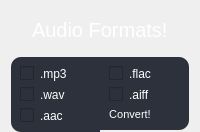
            <widget class="QWidget" name="audPage">
             <layout class="QHBoxLayout" name="horizontalLayout_14">
              <property name="spacing">
               <number>0</number>
              </property>
              <property name="topMargin">
               <number>9</number>
              </property>
              <property name="bottomMargin">
               <number>0</number>
              </property>
              <item>
               <widget class="QWidget" name="widget_16" native="true">
                <layout class="QVBoxLayout" name="verticalLayout_14">
                 <property name="spacing">
                  <number>0</number>
                 </property>
                 <property name="leftMargin">
                  <number>0</number>
                 </property>
                 <property name="topMargin">
                  <number>0</number>
                 </property>
                 <property name="rightMargin">
                  <number>0</number>
                 </property>
                 <property name="bottomMargin">
                  <number>0</number>
                 </property>
                 <item>
                  <widget class="QWidget" name="widget_20" native="true">
                   <layout class="QHBoxLayout" name="horizontalLayout_16">
                    <property name="spacing">
                     <number>0</number>
                    </property>
                    <property name="leftMargin">
                     <number>9</number>
                    </property>
                    <property name="topMargin">
                     <number>9</number>
                    </property>
                    <property name="rightMargin">
                     <number>9</number>
                    </property>
                    <property name="bottomMargin">
                     <number>9</number>
                    </property>
                    <item alignment="Qt::AlignHCenter|Qt::AlignTop">
                     <widget class="QLabel" name="label_13">
                      <property name="font">
                       <font>
                        <pointsize>15</pointsize>
                       </font>
                      </property>
                      <property name="styleSheet">
                       <string notr="true">color: rgb(255, 255, 255);</string>
                      </property>
                      <property name="text">
                       <string>&lt;html&gt;&lt;head/&gt;&lt;body&gt;&lt;p&gt;Audio Formats!&lt;/p&gt;&lt;/body&gt;&lt;/html&gt;</string>
                      </property>
                     </widget>
                    </item>
                   </layout>
                  </widget>
                 </item>
                 <item>
                  <widget class="QWidget" name="widget_17" native="true">
                   <property name="sizePolicy">
                    <sizepolicy hsizetype="Preferred" vsizetype="Expanding">
                     <horstretch>0</horstretch>
                     <verstretch>0</verstretch>
                    </sizepolicy>
                   </property>
                   <layout class="QHBoxLayout" name="horizontalLayout_15">
                    <property name="spacing">
                     <number>0</number>
                    </property>
                    <property name="leftMargin">
                     <number>0</number>
                    </property>
                    <property name="topMargin">
                     <number>6</number>
                    </property>
                    <property name="rightMargin">
                     <number>0</number>
                    </property>
                    <property name="bottomMargin">
                     <number>0</number>
                    </property>
                    <item alignment="Qt::AlignTop">
                     <widget class="QWidget" name="widget_18" native="true">
                      <property name="styleSheet">
                       <string notr="true">* {
	color: rgb(255, 255, 255);
	background-color: #2c313c;
	border-top-left-radius:10px;
	border-bottom-left-radius:10px;

}</string>
                      </property>
                      <layout class="QVBoxLayout" name="verticalLayout_12">
                       <property name="rightMargin">
                        <number>0</number>
                       </property>
                       <item alignment="Qt::AlignLeft">
                        <widget class="QCheckBox" name="checkBox_11">
                         <property name="text">
                          <string>.mp3</string>
                         </property>
                        </widget>
                       </item>
                       <item alignment="Qt::AlignLeft">
                        <widget class="QCheckBox" name="checkBox_12">
                         <property name="text">
                          <string>.wav</string>
                         </property>
                        </widget>
                       </item>
                       <item alignment="Qt::AlignLeft">
                        <widget class="QCheckBox" name="checkBox_13">
                         <property name="text">
                          <string>.aac</string>
                         </property>
                        </widget>
                       </item>
                      </layout>
                     </widget>
                    </item>
                    <item alignment="Qt::AlignTop">
                     <widget class="QWidget" name="widget_19" native="true">
                      <property name="styleSheet">
                       <string notr="true">* {
	color: rgb(255, 255, 255);
	background-color: #2c313c;
	border-top-right-radius:10px;
	border-bottom-right-radius:10px;

}</string>
                      </property>
                      <layout class="QVBoxLayout" name="verticalLayout_13">
                       <property name="rightMargin">
                        <number>0</number>
                       </property>
                       <item alignment="Qt::AlignLeft">
                        <widget class="QCheckBox" name="checkBox_14">
                         <property name="text">
                          <string>.flac</string>
                         </property>
                         <property name="tristate">
                          <bool>false</bool>
                         </property>
                        </widget>
                       </item>
                       <item alignment="Qt::AlignLeft">
                        <widget class="QCheckBox" name="checkBox_15">
                         <property name="text">
                          <string>.aiff</string>
                         </property>
                         <property name="tristate">
                          <bool>false</bool>
                         </property>
                        </widget>
                       </item>
                       <item alignment="Qt::AlignLeft">
                        <widget class="QPushButton" name="pushButton_8">
                         <property name="font">
                          <font>
                           <pointsize>8</pointsize>
                          </font>
                         </property>
                         <property name="text">
                          <string>Convert!</string>
                         </property>
                        </widget>
                       </item>
                      </layout>
                     </widget>
                    </item>
                   </layout>
                  </widget>
                 </item>
                </layout>
               </widget>
              </item>
             </layout>
            </widget>
